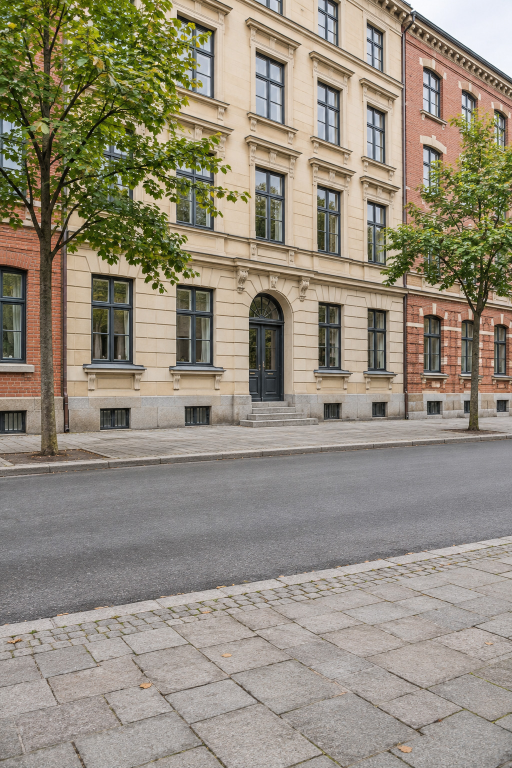
#> input picture src/lib/assets/images/background.jpg, 1024 x 1536 px (shown at 1/2 size)
$ python prepare_scene_assets.py ../src/lib/assets/images/background.jpg
#> lines starting #> are read from the running program, lines starting #| are printed output that depends on the picture
"""Crop the generated streetscape to the facade and encode it as a progressive JPEG."""
import argparse
import hashlib
import json
from pathlib import Path
from PIL import Image

parser = argparse.ArgumentParser(description=__doc__)
parser.add_argument('source', type=Path)
args = parser.parse_args()
ROOT = Path(__file__).resolve().parents[1]
background = ROOT / 'src/lib/assets/images/background.jpg'
crop = (88, 0, 936, 1032)
with Image.open(args.source) as source:
#> source is the input picture: PIL image 1024x1536 RGB; mean R, G, B 147.2, 139.4, 123.7
    assert source.size == (1024, 1536)
    source.crop(crop).convert('RGB').save(background, quality=92, subsampling=0, optimize=True, progressive=True)
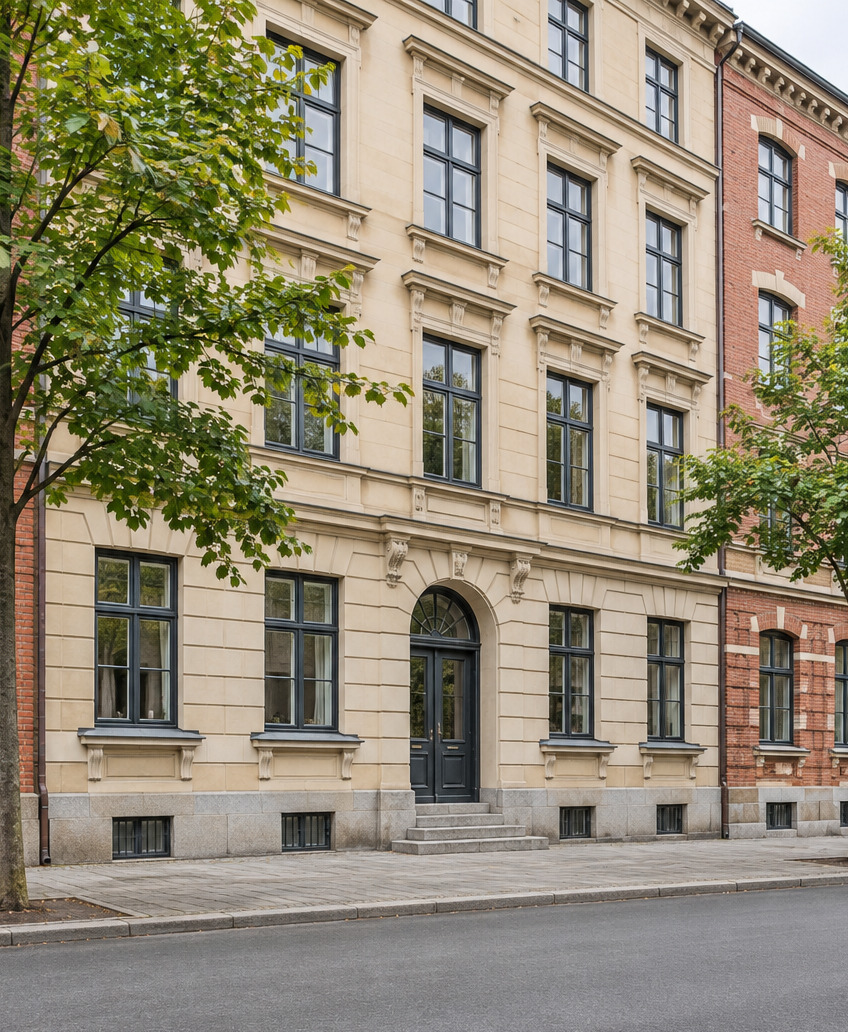
#> saved as background.jpg: PIL image 848x1032 RGB; mean R, G, B 145.3, 136.5, 115.1
with Image.open(background) as result:
    width, height = result.size
#> width = 848; height = 1032
    samples = [[x, y, *result.getpixel((x, y))] for y in (0, height//2, height-1)
               for x in (0, width//2, width-1)]
#> samples = [[0, 0, 67, 71, 10], [424, 0, 200, 210, 211], [847, 0, 235, 239, 248], [0, 516, 82, 73, 58], [424, 516, 212, 197, 178], [847, 516, 71, 89, 49], [0, 1031, 120, 118, 123], [424, 1031, 138, 137, 142], [847, 1031, 142, 141, 146]]
metadata = {'width': width, 'height': height, 'bytes': background.stat().st_size,
            'fileSha256': hashlib.sha256(background.read_bytes()).hexdigest(), 'rgbSamples': samples,
            'source': 'Original synthetic streetscape generated with OpenAI image generation',
            'sourceCropLtrbPx': list(crop),
            'sourceSha256': hashlib.sha256(args.source.read_bytes()).hexdigest()}
background.with_suffix('.json').write_text(json.dumps(metadata, indent=2) + '\n', encoding='utf8')
print(metadata)
#> (printed output is left out)
